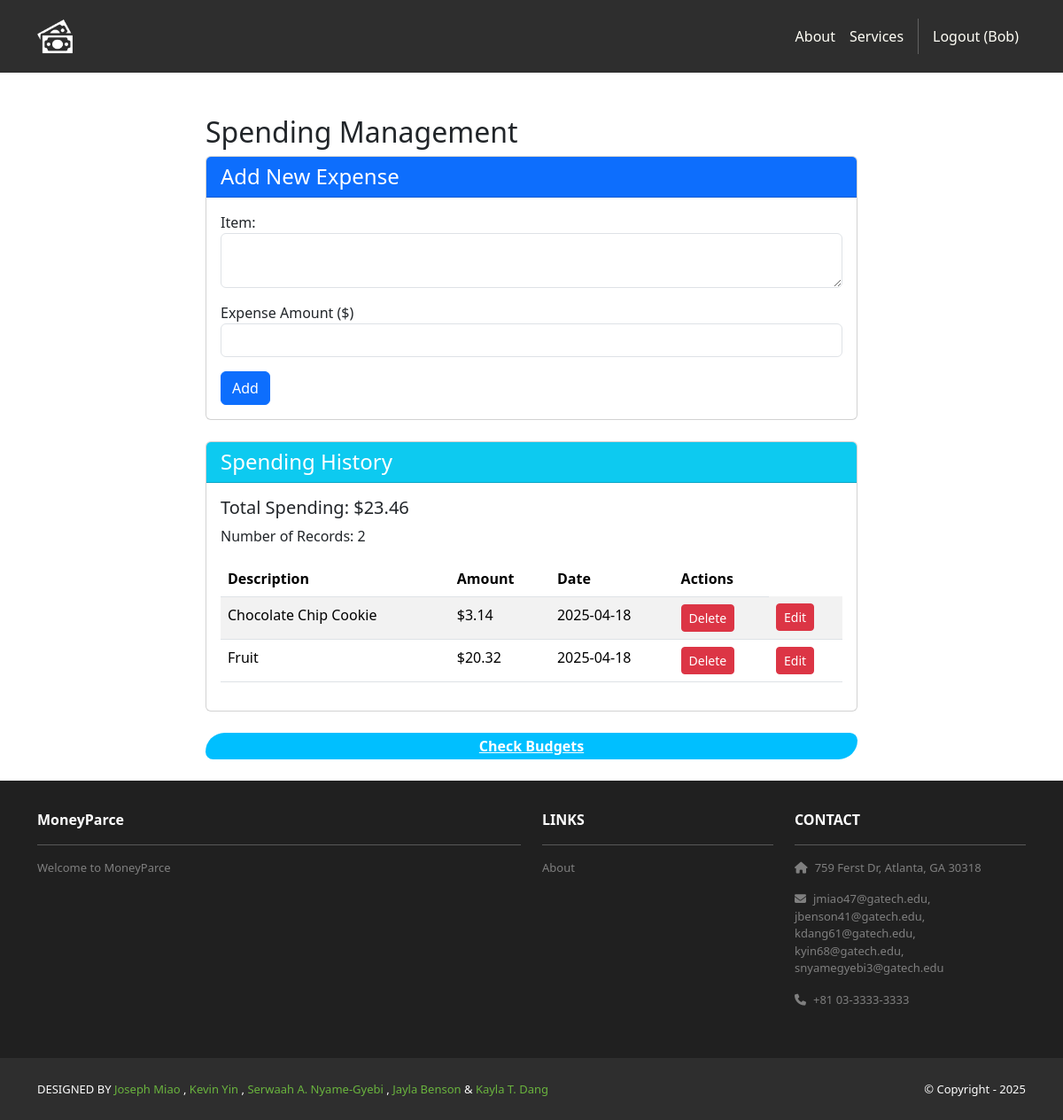
Page /services/add-expense/ (signed in) on the committed database.
### services/models.py (models this page shows, shortened)
class Expense(models.Model):
    user = models.ForeignKey(User, on_delete=models.CASCADE)
    id = models.AutoField(primary_key=True)
    description = models.CharField(max_length=255)
    amount = models.DecimalField(max_digits=10, decimal_places=2)
    date_added = models.DateTimeField(auto_now_add=True)

### services/views.py (the view, shortened to what this page needs)
# urls.py: path('add-expense/', views.add_expense, name='add_expense'),
@login_required
def add_expense(request):
    expenses = Expense.objects.filter(user=request.user).order_by('-date_added')
    total_expenses = sum(expense.amount for expense in expenses)
    return render(request, 'services/add_expense.html', {
        'expenses': expenses,
        'total_expenses': total_expenses
    })

### services/context_processors.py (called while the page is built)
def total_income(request):
    if not request.user.is_authenticated:
        return {'total_income': 0}
    result = Income.objects.filter(user=request.user).aggregate(
        total=Sum('amount')
    )['total'] or 0
    return {'total_income': int(float(result))}

def total_expenses(request):
    if not request.user.is_authenticated:
        return {'total_expenses': 0}
    result = Expense.objects.filter(user=request.user).aggregate(
        total=Sum('amount')
    )['total'] or 0
    return {'total_expenses': int(float(result))}

def difference(request):
    if not request.user.is_authenticated:
        return {'difference': 0}
    income = float(Income.objects.filter(user=request.user).aggregate(
        total=Sum('amount')
    )['total'] or 0)
    expenses = float(Expense.objects.filter(user=request.user).aggregate(
        total=Sum('amount')
    )['total'] or 0)
    return {'difference': income - expenses}

### services/templates/services/add_expense.html (shortened to what this page needs)
{% extends 'base.html' %}
{% block content %}
<div class="container mt-5">
    <div class="row">
        <div class="col-md-8 mx-auto">
            <h2>Spending Management</h2>
            <div class="card mb-4">
                <div class="card-header bg-primary text-white">
                    <h4 class="mb-0">Add New Expense</h4>
                </div>
                <div class="card-body">
                    <form method="POST">
                        <div class="form-group mb-3">
                            <label for="expense_description"> Item: </label>
                            <textarea name="expense_description" required class="form-control" id="expense_description"></textarea>
                        </div>
                        <div class="form-group mb-3">
                            <label for="expense_amount">Expense Amount ($)</label>
                            <input type="number" step="0.01" min="0" class="form-control"
                                   id="expense_amount" name="expense_amount" required>
                        </div>
                        <button type="submit" class="btn btn-primary">Add</button>
                    </form>
                </div>
            </div>
            <div class="card">
                <div class="card-header bg-info text-white">
                    <h4 class="mb-0">Spending History</h4>
                </div>
                <div class="card-body">
                    <div class="mb-3">
                        <h5>Total Spending: ${{ total_expenses }}</h5>
                        <p>Number of Records: {{ expenses.count }}</p>
                    </div>
                    <table class="table table-striped">
                        <thead>
                            <tr>
                                <th>Description</th>
                                <th>Amount</th>
                                <th>Date</th>
                                <th>Actions</th>
                            </tr>
                        </thead>
                        <tbody>
                            {% for expense in expenses %}
                            <tr>
                                <td>{{ expense.description }}</td>
                                <td>${{ expense.amount }}</td>
                                <td>{{ expense.date_added|date:"Y-m-d" }}</td>
                                <td>
                                    <form method="POST" action="{% url 'delete_expense' expense.id %}" class="d-inline">
                                        <button type="submit" class="btn btn-danger btn-sm"
                                                onclick="return confirm('Are you sure?')">
                                            Delete
                                        </button>
                                    </form>
                                </td>
                                <td>
                                    <form method="POST" action="{% url 'edit_expense' expense.id %}" class="d-inline">
                                        <button type="submit" class="btn btn-danger btn-sm" onclick="return confirm('Are you sure?')">
                                            Edit
                                        </button>
                                    </form>
                                </td>
                            </tr>
                            {% empty %}
                            <tr>
                                <td colspan="3">No spending records yet.</td>
                            </tr>
                            {% endfor %}
                        </tbody>
                    </table>
                </div>
            </div>
            <br>
            <div style="text-align: center; background-color: deepskyblue; border-radius: 50px 20px; padding: 3px; font-weight: bold;">
                <a href="/services/add-budget/" style="color: white;">Check Budgets</a>
            </div>
            <br>
        </div>
    </div>
</div>
{% endblock %}

### moneyparce/templates/base.html (shortened to what this page needs)
<!DOCTYPE html>
<html>
  {% load static %}
  <head>
    <link href="https://cdn.jsdelivr.net/npm/bootstrap@5.3.3/dist/css/bootstrap.min.css" rel="stylesheet">
    <link rel="stylesheet"  href="https://cdnjs.cloudflare.com/ajax/libs/font-awesome/6.1.1/css/all.min.css">
      <link rel="stylesheet" type="text/css" href="{% static 'css/style.css' %}">
  </head>
  <body>
    <nav class="p-3 navbar navbar-dark bg-dark
         navbar-expand-lg">
      <div class="container">
        <a class="navbar-brand"
           href="{% url 'home.index' %}">
          <img src="{% static 'image/logo.png' %}" alt="logo"
               height="40" />
        </a>
        <div class="collapse navbar-collapse"
             id="navbarNavAltMarkup">
          <div class="navbar-nav ms-auto navbar-ml">
            <a class="nav-link"
               href="{% url 'home.about' %}">About</a>
            <a class="nav-link" href="{% url 'services.index' %}">Services</a>
            {% if user.is_authenticated %}
            <a class="nav-link" href="{% url 'accounts.logout' %}">Logout ({{ user.username }})</a>
            {% else %}
            <a class="nav-link" href="{% url 'accounts.login' %}">Login</a>
            <a class="nav-link" href="{% url 'accounts.signup' %}">Sign Up</a>
            {% endif %}
          </div>
        </div>
      </div>
    </nav>
    <div>
      {% block content %}
      {% endblock content %}
    </div>
    <section class="p-3 ms-footer d-none d-md-block">
      <div class="container">
        <div class="row mt-3 text-white">
          <div class="col-md-6 col-lg-6 col-xl-6
               mx-auto mb-4">
            <b>MoneyParce</b>
            <hr />
            <p>
              Welcome to MoneyParce
            </p>
          </div>
          <div class="col-md-3 col-lg-3 col-xl-3
               mx-auto mb-4">
            <b>LINKS</b>
            <hr />
            <p><a class="nav-link"
              href="{% url 'home.about' %}">
              About
            </a></p>
          </div>
          <div class="col-md-3 col-lg-3 col-xl-3 mx-auto
               mb-4">
            <b>CONTACT</b>
            <hr />
            <p><i class="fas fa-home me-2"></i>759 Ferst Dr, Atlanta, GA 30318</p>
            <p><i class="fas fa-envelope me-2"></i>jmiao47@gatech.edu, jbenson41@gatech.edu, kdang61@gatech.edu, kyin68@gatech.edu, snyamegyebi3@gatech.edu</p>
            <p><i class="fas fa-phone me-2"></i>+81 03-3333-3333</p>
          </div>
        </div>
      </div>
    </section>
    <section class="p-3 ms-footer-bottom bg-dark">
      <div class="container d-flex
           justify-content-between">
        <div class="me-5 text-white">
          <span>DESIGNED BY
             <a href="https://www.linkedin.com/in/josephmiao/" target="_blank">Joseph Miao</a> ,
            <a href="https://www.linkedin.com/in/kevin-yin-83073925b" target="_blank">Kevin Yin</a> ,
            <a href="https://www.linkedin.com/in/serwaah-nyame-gyebi-60b842239" target="_blank">Serwaah A. Nyame-Gyebi</a> ,
            <a href="https://www.linkedin.com/in/jayla-benson" target="_blank">Jayla Benson</a> &
            <a href="https://www.instagram.com/kae.dang?utm_source=ig_web_button_share_sheet&igsh=ZDNlZDc0MzIxNw==" target="_blank">Kayla T. Dang</a>
          </span>
        </div>
        <div class="text-white">
          <span>© Copyright - 2025</span>
        </div>
      </div>
    </section>
  </body>
</html>

### moneyparce/static/css/style.css (style rules this page uses)
.navbar a.nav-link { color: #FFFEF6 !important; }
.bg-dark { background-color: #2E2E2E !important; }
.ms-footer { background-color: #202020; }
.ms-footer p { color: #7F7F7F; font-size: 13px; }
.ms-footer-bottom span { font-size: 13px; line-height: 38px; }
.ms-footer-bottom a { color: #6ab43e; text-decoration: none; }

### rows in the picture
Expense: description "Chocolate Chip Cookie", amount "3.14", date_added "2025-04-18"
Expense: description "Fruit", amount "20.32", date_added "2025-04-18"

### other values in the picture
{{ user.username }} "Bob"
{{ total_expenses }} "23.46"
{{ expenses.count }} "2"
